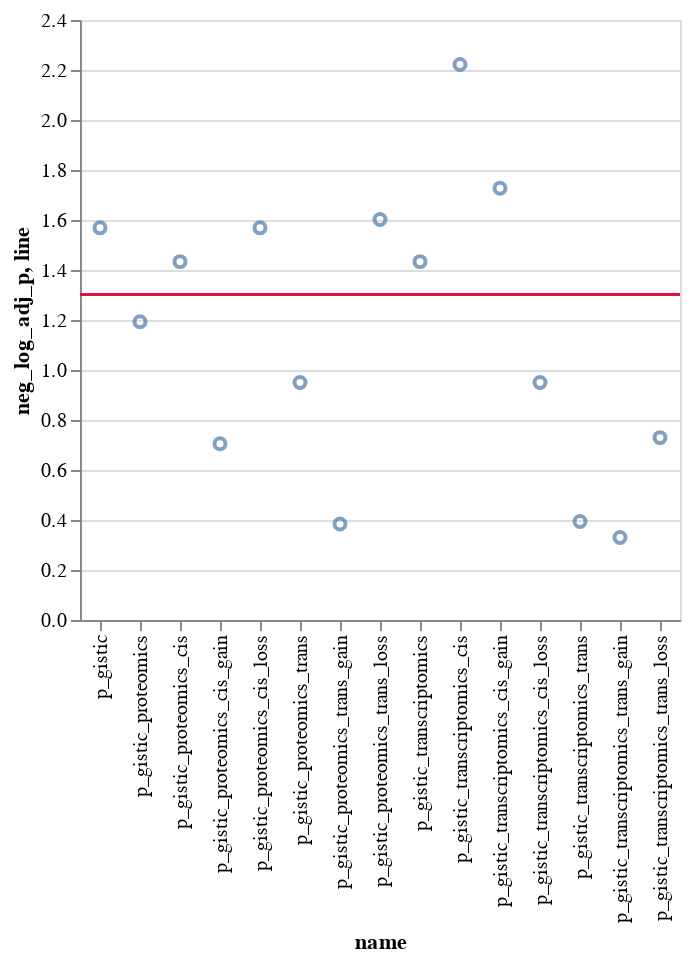

Notebook cell for this chart:
### Code cell
def prop_perm_p_vals_manhattan_plot(
    chromosome,
    data_dir=os.path.join(os.getcwd(), "..", "data"),
):
    
    p_path = get_proportions_perm_p_values_path(
        data_dir=data_dir,
        chromosome=chromosome,
    )
    
    p_vals = pd.read_csv(p_path, sep="\t")
    
    # Filter out just the p values we want
    p_vals = p_vals[p_vals["group"] == "sig_props"][["name", "p"]]
    p_vals = p_vals[p_vals["name"].str.contains("gistic")]
    
    # Benjamini-Hochberg FDR correction
    reject, adj_p, alphac_sidak, alphac_bonf = statsmodels.stats.multitest.multipletests(
        pvals=p_vals["p"],
        alpha=SIG_CUTOFF,
        method="fdr_bh",
    )
    
    p_vals = p_vals.assign(adj_p=adj_p)
    
#     return p_vals

    # Make Manhattan plot
    p_vals = p_vals.\
    assign(
        line=-np.log10(SIG_CUTOFF),
        neg_log_adj_p=-np.log10(p_vals["adj_p"]),
    ).\
    drop(columns="p")

    base = alt.Chart(p_vals)

    dots = base.mark_point().encode(
        x="name",
        y="neg_log_adj_p",
    )

    line = base.mark_rule(color="crimson").encode(
        y="line"
    )

    return dots + line

prop_perm_p_vals_manhattan_plot(chromosome=8)

### Figure 1 — Vega-Lite specification as saved in the notebook (floating-point values rounded to 4 significant figures)
{"config": {"view": {"continuousWidth": 400, "continuousHeight": 300}}, "layer": [{"mark": "point", "encoding": {"x": {"field": "name", "type": "nominal"}, "y": {"field": "neg_log_adj_p", "type": "quantitative"}}}, {"mark": {"type": "rule", "color": "crimson"}, "encoding": {"y": {"field": "line", "type": "quantitative"}}}], "data": {"name": "data-759bb282b00126f0dfaa6b29c30fecdd"}, "$schema": "https://vega.github.io/schema/vega-lite/v4.17.0.json", "datasets": {"data-759bb282b00126f0dfaa6b29c30fecdd": [{"name": "p_gistic", "adj_p": 0.027, "line": 1.301, "neg_log_adj_p": 1.569}, {"name": "p_gistic_proteomics", "adj_p": 0.06413, "line": 1.301, "neg_log_adj_p": 1.193}, {"name": "p_gistic_proteomics_cis", "adj_p": 0.03686, "line": 1.301, "neg_log_adj_p": 1.433}, {"name": "p_gistic_proteomics_cis_gain", "adj_p": 0.1972, "line": 1.301, "neg_log_adj_p": 0.705}, {"name": "p_gistic_proteomics_cis_loss", "adj_p": 0.027, "line": 1.301, "neg_log_adj_p": 1.569}, {"name": "p_gistic_proteomics_trans", "adj_p": 0.1122, "line": 1.301, "neg_log_adj_p": 0.95}, {"name": "p_gistic_proteomics_trans_gain", "adj_p": 0.4129, "line": 1.301, "neg_log_adj_p": 0.3841}, {"name": "p_gistic_proteomics_trans_loss", "adj_p": 0.025, "line": 1.301, "neg_log_adj_p": 1.602}, {"name": "p_gistic_transcriptomics", "adj_p": 0.03686, "line": 1.301, "neg_log_adj_p": 1.433}, {"name": "p_gistic_transcriptomics_cis", "adj_p": 0.006, "line": 1.301, "neg_log_adj_p": 2.222}, {"name": "p_gistic_transcriptomics_cis_gain", "adj_p": 0.01875, "line": 1.301, "neg_log_adj_p": 1.727}, {"name": "p_gistic_transcriptomics_cis_loss", "adj_p": 0.1122, "line": 1.301, "neg_log_adj_p": 0.95}, {"name": "p_gistic_transcriptomics_trans", "adj_p": 0.404, "line": 1.301, "neg_log_adj_p": 0.3937}, {"name": "p_gistic_transcriptomics_trans_gain", "adj_p": 0.4676, "line": 1.301, "neg_log_adj_p": 0.3301}, {"name": "p_gistic_transcriptomics_trans_loss", "adj_p": 0.1864, "line": 1.301, "neg_log_adj_p": 0.7295}]}}
